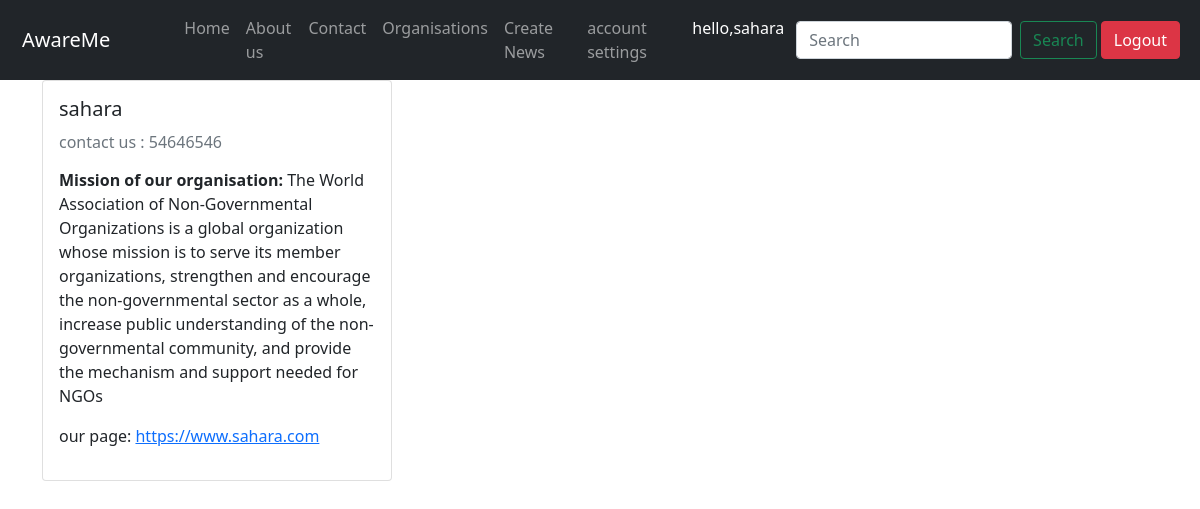
Page /awareme/profileOrg/20/ (signed in) on the earlier database version.
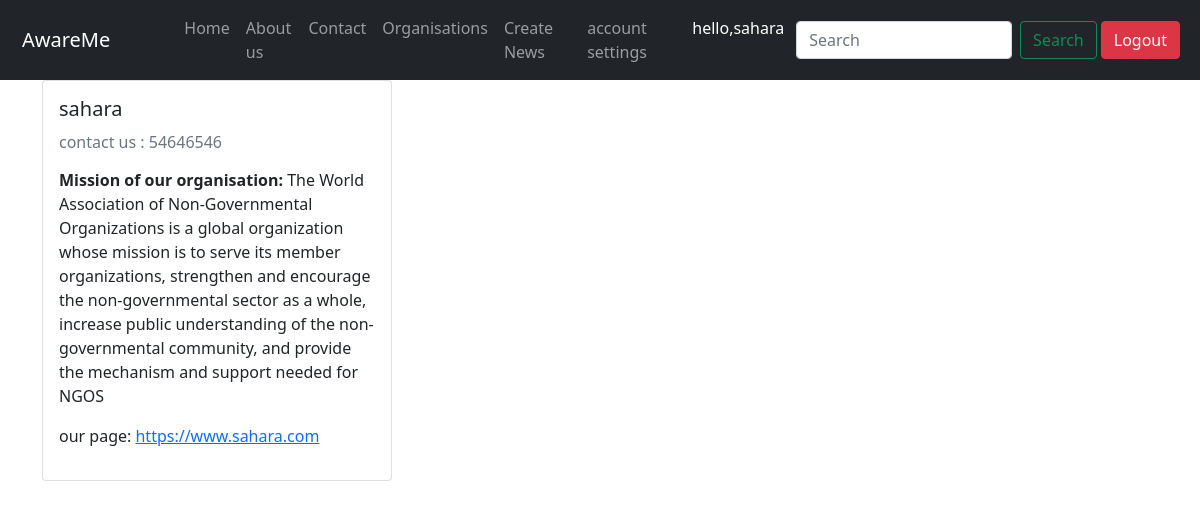
Same page on the later database version.
### awaremeapp/models.py (models this page shows, shortened)
class OrgDetail(models.Model):
    user=models.OneToOneField(User,null=True,blank=True, on_delete=models.CASCADE)
    mission=models.TextField(blank=True,null=True)
    Contact=models.CharField(max_length=15,null=True)
    portfolio=models.URLField(blank=True,null=True)

### awaremeapp/views.py (the view)
# urls.py: path('profileOrg/<str:pk_value>/',views.org_profile,name="org_profile"),
@login_required(login_url='login')
def org_profile(request,pk_value):
    orgPk=OrgDetail.objects.get(id=pk_value)
    orgInfo=OrgDetail.objects.all()
    context={'orgInfo':orgInfo,'orgPk':orgPk}
    return render(request,'awaremeapp/org_profile.html',context)

### templates/awaremeapp/org_profile.html (shortened to what this page needs)
{% extends 'awaremeapp/orgbase.html' %}
{% block content %}
<div class="container ">
    <div class="row-sm">
        <div class="col-sm">
            <div class="card" style="width: 350px;">
                <div class="card-body">
                    <h5 class="card-title">{{ orgPk.user }}</h5>
                    <h6 class="card-subtitle mb-2 text-muted">contact us : {{ orgPk.Contact }} </h6>
                    <p class="card-text"><b> Mission of our organisation:</b> {{ orgPk.mission }}</p>
                    <p>our page: <a href="#" class="card-link">{{ orgPk.portfolio }}</a></p>
                </div>
        </div>
    </div>
    </div>
</div>
{% endblock %}

Differences in the rows shown:
changed OrgDetail "https://www.sahara.com": mission "…and support needed for NGOs" → "…and support needed for NGOS"
